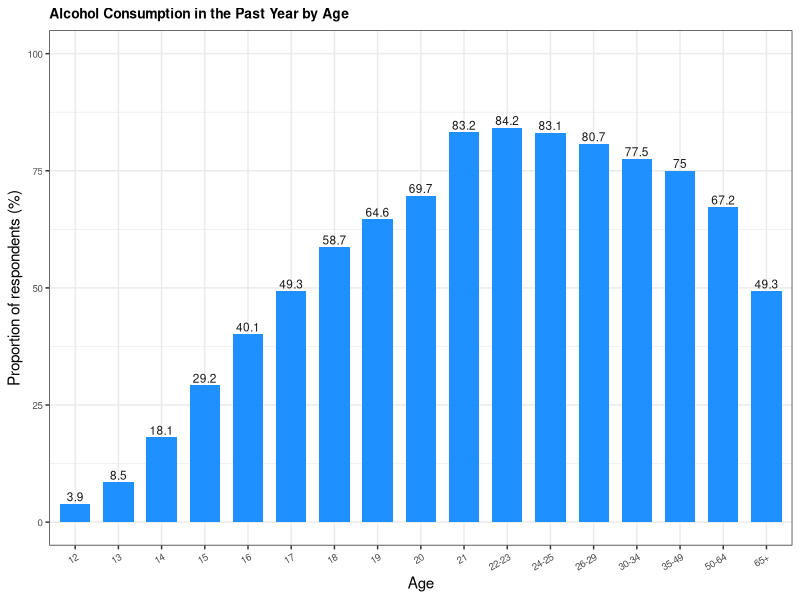
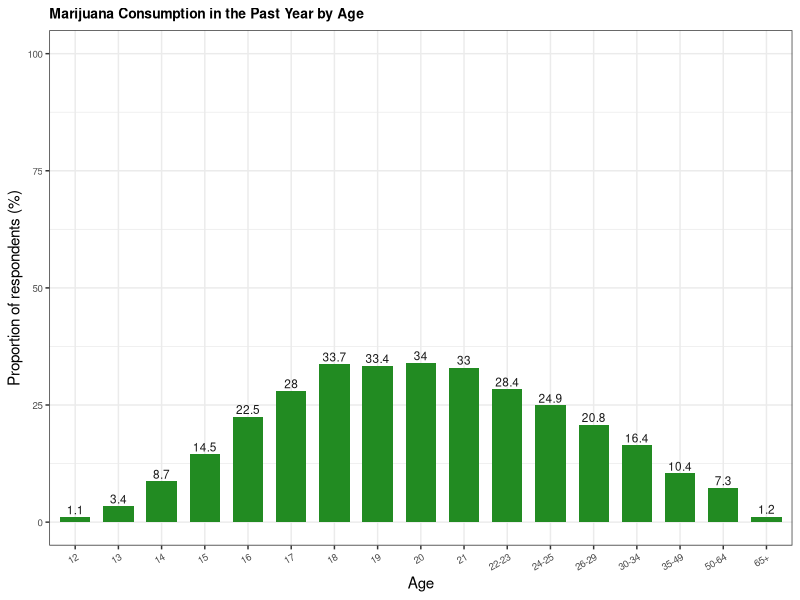
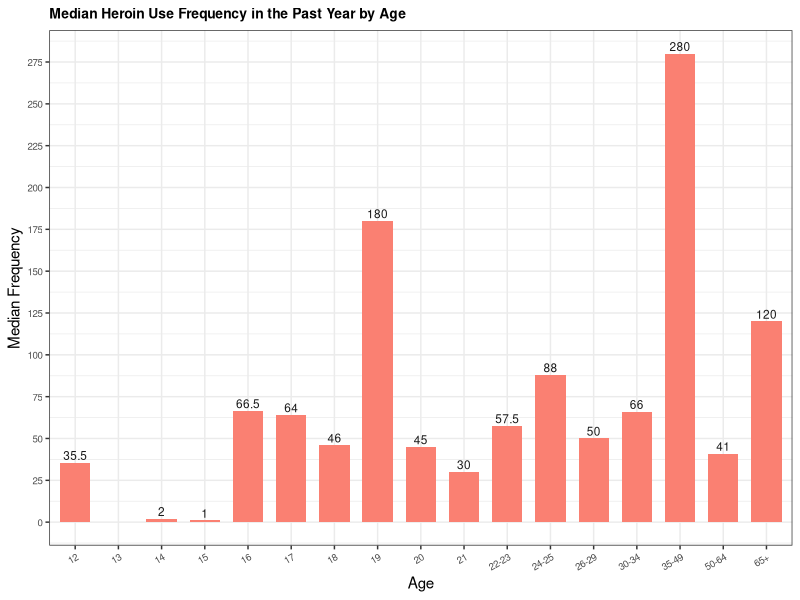
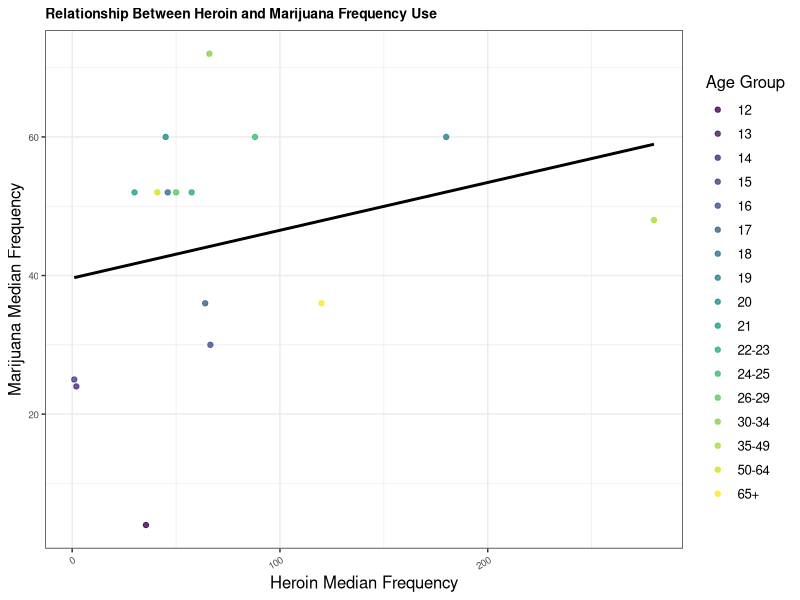
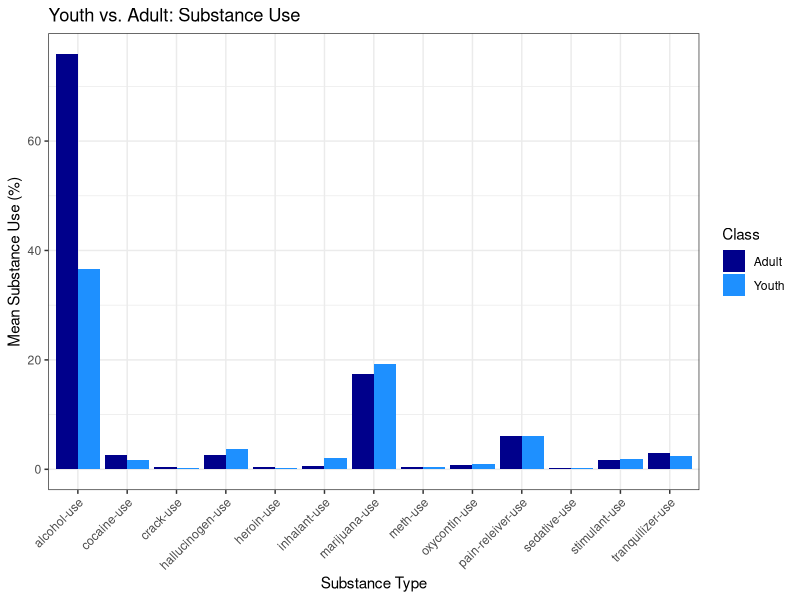
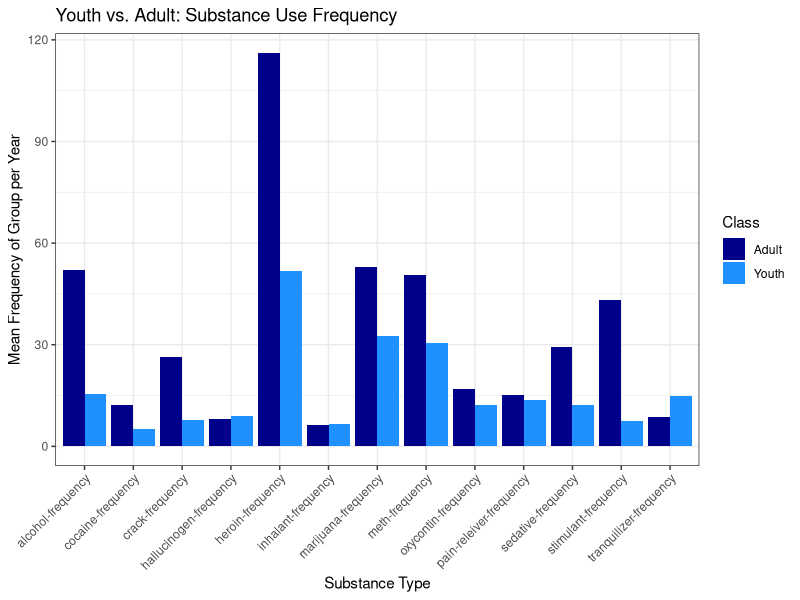
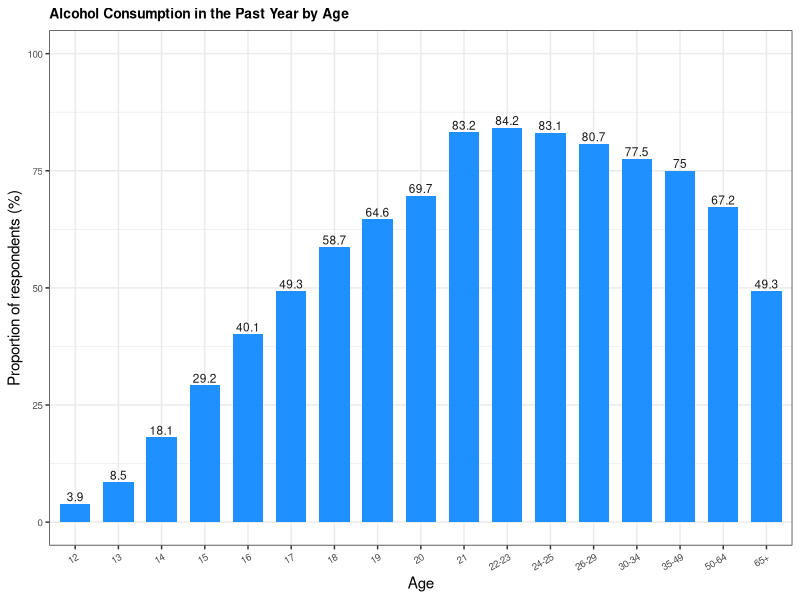
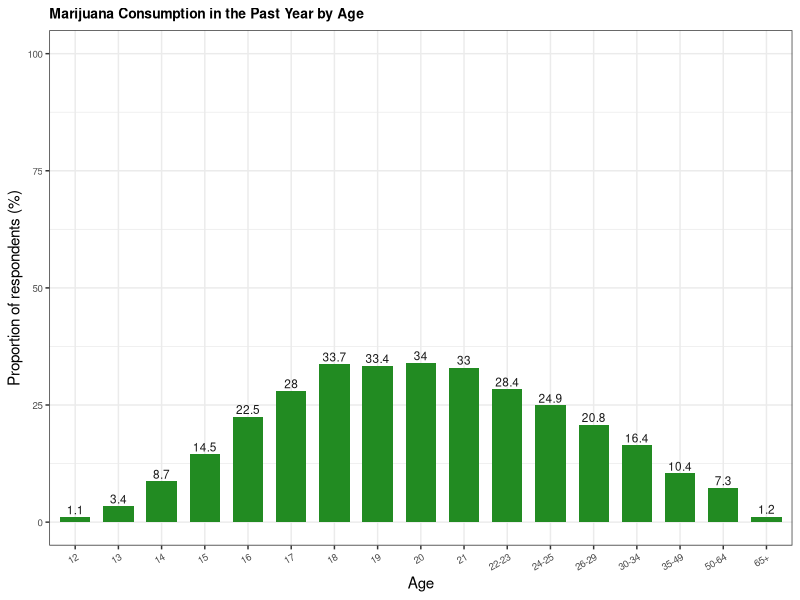

The R source for these figures, in order:
library(tidyverse)
library(ggplot2)
library(dplyr)
library(tidyr)

data_c <- read_csv("data/data-cleaned.csv")

# Proportion of individuals in each age group who have consumed alcohol in the past 12 months
plot_alc <- ggplot(data_c, aes(x=age, y=`alcohol-use`)) + 
  geom_bar(stat = "identity", width=0.7, fill="dodgerblue") + 
  geom_text(aes(label=`alcohol-use`), vjust=-0.3, color="grey10", size=3) +
  labs(title="Alcohol Consumption in the Past Year by Age",
       x = "Age",
       y = "Proportion of respondents (%)") +
  ylim(0, 100) +
  theme_bw() +
  theme(axis.text = element_text(size = 8)) +
  theme(
    plot.title = element_text(size = 10, face = "bold"),
    axis.text.x = element_text(size = 7, angle = 30, hjust = 1),
    axis.text.y = element_text(size = 7))

show(plot_alc)
ggsave("output/eda-alcohol.png", plot=plot_alc)

# Proportion of individuals in each age group who have used marijuana in the past 12 months
plot_mar <- ggplot(data_c, aes(x=age, y=`marijuana-use`)) + 
  geom_bar(stat = "identity", width=0.7, fill = "forestgreen") + 
  geom_text(aes(label=`marijuana-use`), vjust=-0.3, color="grey10", size=3) +
  labs(title="Marijuana Consumption in the Past Year by Age",
       x = "Age",
       y = "Proportion of respondents (%)") +
  ylim(0, 100) +
  theme_bw() +
  theme(
    plot.title = element_text(size = 10, face = "bold"),
    axis.text.x = element_text(size = 7, angle = 30, hjust = 1),
    axis.text.y = element_text(size = 7))

show(plot_mar)
ggsave("output/eda-marijuana.png", plot=plot_mar)

# Proportion of individuals in each age group who have used heroin in the past 12 months
plot_her <- ggplot(data_c, aes(x = as.factor(age), y = as.numeric(`heroin-frequency`))) +
  geom_bar(stat = "identity", width=0.7, fill = "salmon") +
  geom_text(aes(label=`heroin-frequency`), vjust=-0.3, color="grey10", size=3) +
  labs(title="Median Heroin Use Frequency in the Past Year by Age") +
  xlab("Age") +
  ylab("Median Frequency") +
  scale_y_continuous(
    breaks = seq(0, 300, by = 25),
    labels = seq(0, 300, by = 25)
  ) +
  theme_bw() +
  theme(
    plot.title = element_text(size = 10, face = "bold"),
    axis.text.x = element_text(size = 7, angle = 30, hjust = 1),
    axis.text.y = element_text(size = 7)
  )
show(plot_her)
ggsave("output/eda-heroin.png", plot=plot_her)

# Relationship between frequency of heroin use vs. frequency of marijuana use
plot_her_mar <- data_c |>
  ggplot(aes(x = `heroin-frequency`, y = `marijuana-frequency`, color=`age`)) +
  geom_point(alpha = 0.8) +
  geom_smooth(method = "lm", se = FALSE, color = "black", linetype = "solid") +
  labs(title="Relationship Between Heroin and Marijuana Frequency Use", 
       color = "Age Group",
       y = "Marijuana Median Frequency",
       x = "Heroin Median Frequency") +
  scale_color_viridis_d() +
  theme_bw() +
  theme(
    text = element_text(size = 12),
    plot.title = element_text(size = 10, face = "bold"),
    axis.text.x = element_text(size = 7, angle = 30, hjust = 1),
    axis.text.y = element_text(size = 7)
  )
show(plot_her_mar)
ggsave("output/eda-heroin-marijuana.png", plot=plot_her_mar, width=8, height=6, dpi=300)

# now lets add some plots on comparing youth vs adult

data_t <- read_csv("data/data-cleaned-transformed.csv")

summary(data_t)

# aggregate the data such that there are two rows to compare: youth and adult
data_aggregated <- data_t %>%
    group_by(class) %>%
    summarise(across(where(is.numeric), ~ weighted.mean(.x, n, na.rm = TRUE), 
                     .names = "mean_{.col}"),
              total_n = sum(n)) 
head(data_aggregated)

# change the form of the data so that it is easier to plot
data_long <- data_aggregated %>%
  select(-mean_n) %>%
  pivot_longer(cols = starts_with("mean_"), 
               names_to = "variable", values_to = "value") %>%
  mutate(variable = gsub("mean_", "", variable))
head(data_long)

# Create large plot comparing all drugs for adult and youth
drug_class_comparison <- ggplot(data_long, aes(x = variable, y = value, fill = class)) +
  geom_bar(stat = "identity", position = "dodge") + 
  theme_bw() +
  labs(title = "Comparison of Youth vs. Adult Drug Use",
       x = "Substance Use Variable",
       y = "Weighted Mean Value",
       fill = "Class") +
  theme(axis.text.x = element_text(angle = 45, hjust = 1))
# above is too large/busy of a plot, simplify by splitting it up

# Split data into two categories: "use" and "frequency"
data_use <- data_long %>%
  filter(grepl(paste("use", collapse = "|"), variable))

data_freq <- data_long %>%
  filter(grepl(paste("frequency", collapse = "|"), variable))

# Bar plot for substance use
plot_all_use <- ggplot(data_use, aes(x = variable, y = value, fill = class)) +
  geom_bar(stat = "identity", position = "dodge") +
  theme_bw() +
  labs(title = "Youth vs. Adult: Substance Use",
       x = "Substance Type",
       y = "Mean Substance Use (%)",
       fill = "Class") +
  theme(axis.text.x = element_text(angle = 45, hjust = 1)) +
  scale_fill_manual(values = c("adult" = "darkblue", "youth" = "dodgerblue"),
                    labels = c("adult" = "Adult", "youth" = "Youth"))
plot_all_use
ggsave("output/eda-all-use.png", plot=plot_all_use, width=8, height=6, dpi=300)



# Bar plot for frequency
plot_all_freq <- ggplot(data_freq, aes(x = variable, y = value, fill = class)) +
  geom_bar(stat = "identity", position = "dodge") +
  theme_bw() +
  labs(title = "Youth vs. Adult: Substance Use Frequency",
       x = "Substance Type",
       y = "Mean Frequency of Group per Year",
       fill = "Class") +
  theme(axis.text.x = element_text(angle = 45, hjust = 1)) +
  scale_fill_manual(values = c("adult" = "darkblue", "youth" = "dodgerblue"),
                    labels = c("adult" = "Adult", "youth" = "Youth"))
plot_all_freq
ggsave("output/eda-all-freq.png", plot=plot_all_freq, width=8, height=6, dpi=300)
